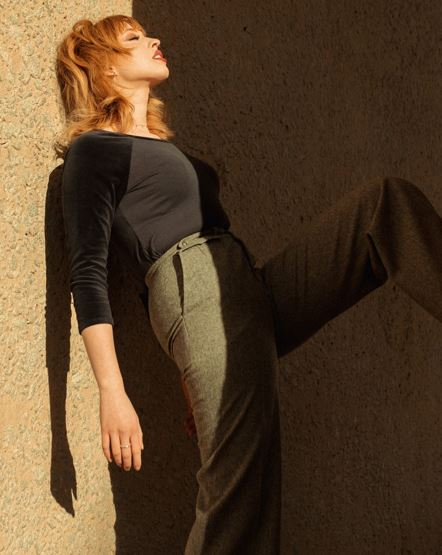
#> input picture images/image_01.JPG, 442 x 555 px, found by its file name
$ python test_image_01.py
#> lines starting #> are read from the running program, lines starting #| are printed output that depends on the picture; after the words box and inside, x2 and y2 are one past the last pixel; in counts of white or black regions, pixels touching at a corner belong together
#> in main, img is the input picture: shape (555, 442, 3); mean B, G, R 41.7, 65.1, 87.8
### application/vision_detection_service.py
import cv2
import numpy as np

class VisionDetectionService:
    def __init__(self) -> None:
        """
        Constructor for class VisionDetectionService
        """
        pass

    def analyze_frame_for_skin(self, frame: np.ndarray) -> np.ndarray:
        """
        Analyzes a frame in order to detect the human skin
        :param frame: The frame to analyze
        :return: The new frame with detected skin only
        """
        # Adding a border to detect the skin on the edge
        borderType = cv2.BORDER_CONSTANT
        top = int(0.006 * frame.shape[0])  # shape[0] = rows
#> top = 3
        bottom = top
#> bottom = 3
        left = int(0.002 * frame.shape[1])  # shape[1] = cols
#> left = 0
        right = left
#> right = 0
        border_color = (0, 0, 0)
        img = cv2.copyMakeBorder(frame, top, bottom, left, right, borderType, None, border_color)
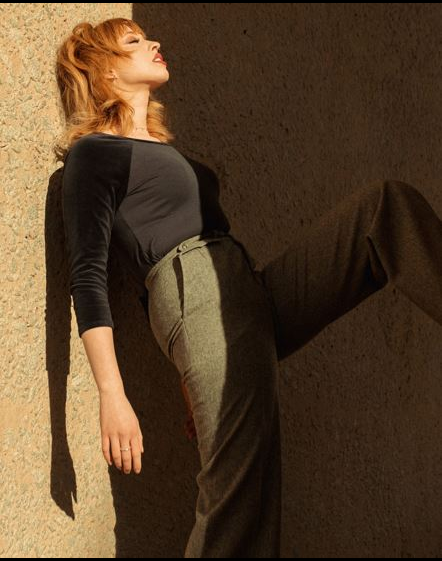
#> img: shape (561, 442, 3); mean B, G, R 41.2, 64.4, 86.8

        kernel = np.ones((3, 3), np.uint8)
        img = cv2.erode(img, kernel, iterations=1)
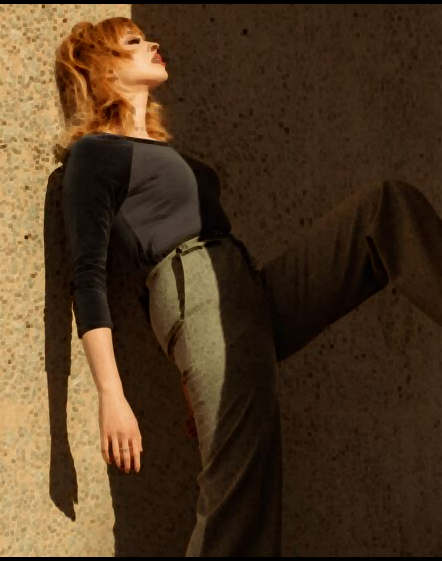
#> img: shape (561, 442, 3); mean B, G, R 33.1, 56, 78.1

        img_cie_lab = cv2.cvtColor(img, cv2.COLOR_BGR2Lab)
#> img_cie_lab: shape (561, 442, 3); mean of channels 0, 1, 2 61.9, 134.7, 144.5
        img_y_cr_cb = cv2.cvtColor(img, cv2.COLOR_BGR2YCR_CB)
#> img_y_cr_cb: shape (561, 442, 3); mean of channels 0, 1, 2 60, 141, 112.8
        img_hsv = cv2.cvtColor(img, cv2.COLOR_BGR2HSV_FULL)
#> img_hsv: shape (561, 442, 3); mean H, S, V 20.3, 164.4, 78.1
        img_yuv = cv2.cvtColor(img, cv2.COLOR_BGR2YUV)
#> img_yuv: shape (561, 442, 3); mean of channels 0, 1, 2 60, 114.9, 143.8

        # We only keep the pixels that respect certains criterias such as R > B, 77 <= Cb <= 133, 127 <= Cr <= 175
        # and many others that can be found on the README of the repo
        rows,cols,_ = img.shape
#> rows = 561; cols = 442
        for i in range(rows):
            for j in range(cols):
                U, V = img_yuv[i,j][1], img_yuv[i,j][2]
                B, G, R = img[i,j][0], img[i,j][1], img[i,j][2]
                S = img_hsv[i,j][1]
                Y, Cr, Cb = img_y_cr_cb[i,j][0], img_y_cr_cb[i,j][1], img_y_cr_cb[i,j][2]
                L, a, b = img_cie_lab[i,j][0], img_cie_lab[i,j][1], img_cie_lab[i,j][2]
                I = 0.596*R - 0.275*G - 0.322*B
                Q = 128 + (0.21153661 * R) + (-0.52273617 * G) + (0.31119955 * B)
                if not(121.5 < Q and 80 < Y < 242 and 77 <= Cb <= 133 and 127 <= Cr <= 175 and 26 < S < 178 and R > G and 136 < V < 200 and
                80 < U < 130 and R > B and abs(R - G) > 15 and 14 <= I <= 90 and 100 < L and 134 < a and 115 < b < 177):
                    img[i,j] = [0,0,0]
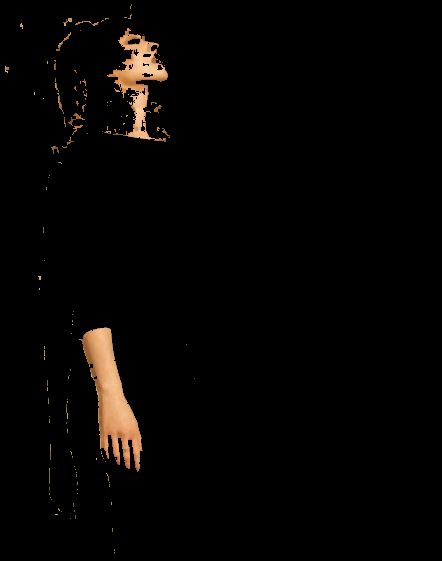
#> img: shape (561, 442, 3); mean B, G, R 3, 4.4, 6.2

        # We filter the image after smoothing it
        blurred_frame = cv2.GaussianBlur(img, (3, 3), 0)
        skin = cv2.inRange(blurred_frame, (20, 40, 95), (255, 255, 255))
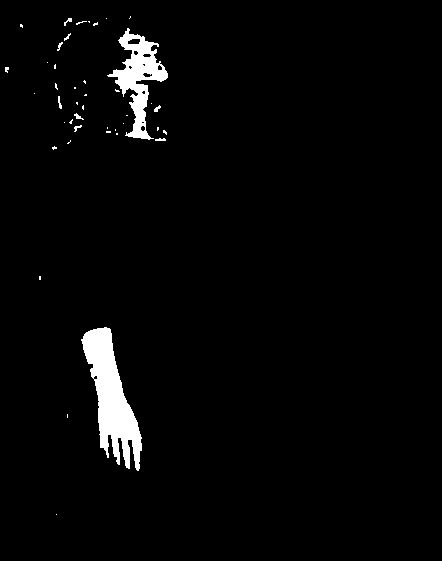
#> skin: shape (561, 442); 2.8% white; 43 white regions (33 under 20 px), largest, box (x1, y1, x2, y2) and area: (81, 327, 142, 471) 4027, (107, 28, 168, 140) 2422, (58, 96, 62, 109) 29

        # We treat the holes in the filtered frame
        kernel = np.ones((3, 3), np.uint8)
        opening = cv2.morphologyEx(skin, cv2.MORPH_OPEN, kernel)
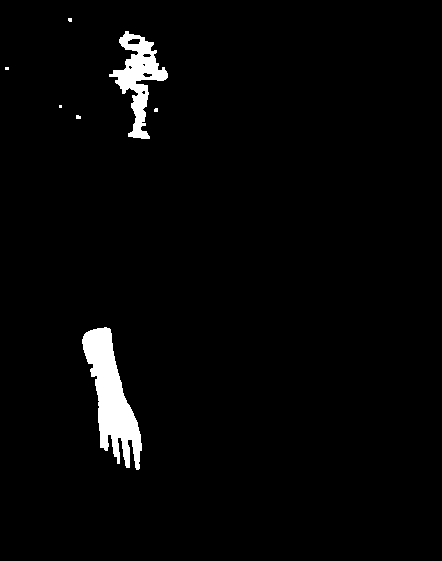
#> opening: shape (561, 442); 2.6% white; 7 white regions (5 under 20 px), largest, box (x1, y1, x2, y2) and area: (82, 327, 142, 470) 3993, (109, 31, 168, 139) 2322
        kernel = np.ones((4, 4), np.uint8)
        closing = cv2.morphologyEx(opening, cv2.MORPH_CLOSE, kernel)
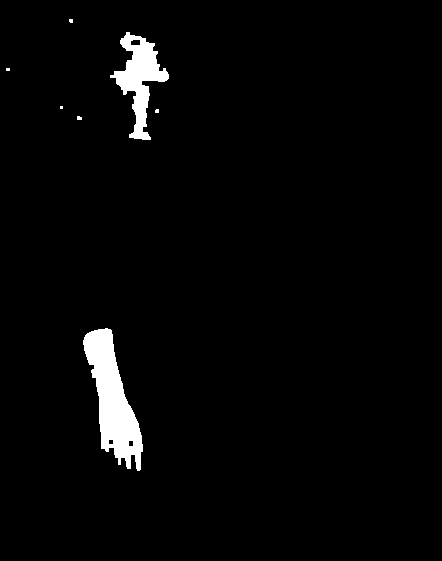
#> closing: shape (561, 442); 2.7% white; 7 white regions (5 under 20 px), largest, box (x1, y1, x2, y2) and area: (83, 328, 143, 471) 4117, (110, 32, 169, 140) 2472

        return closing


### test_image_01.py
import cv2
from application.vision_detection_service import VisionDetectionService


def main():
    img = cv2.imread("images\\image_01.jpg")

    # Detect the skin with the vision service
    vision_service = VisionDetectionService()
    detected_skin = vision_service.analyze_frame_for_skin(img)

    # Display the resulting frame
    cv2.imshow('frame', detected_skin)
    cv2.waitKey(0)


if __name__ == "__main__":
    main()

$ run again, with images/image_02.jpg copied over images/image_01.JPG
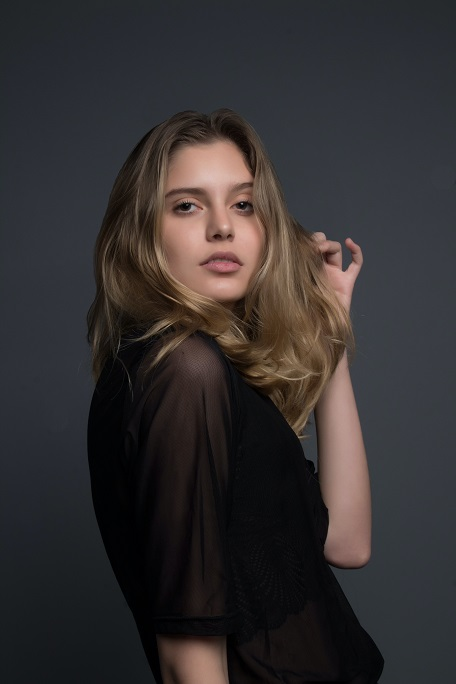
#> input picture images/image_02.jpg, 456 x 684 px, found by its file name
#> in main, img is the input picture: shape (684, 456, 3); mean B, G, R 48.5, 47.7, 51.4
#> img_cie_lab: shape (692, 456, 3); mean of channels 0, 1, 2 46.9, 129.8, 128
#> img_y_cr_cb: shape (692, 456, 3); mean of channels 0, 1, 2 45.2, 129.7, 127.8
#> img_hsv: shape (692, 456, 3); mean H, S, V 117.4, 67, 52.9
#> img_yuv: shape (692, 456, 3); mean of channels 0, 1, 2 45.2, 127.6, 129.8
#> in analyze_frame_for_skin, `skin = cv2.inRange(blurred_frame, (20, 40, 95), (255, 255, 255))`:
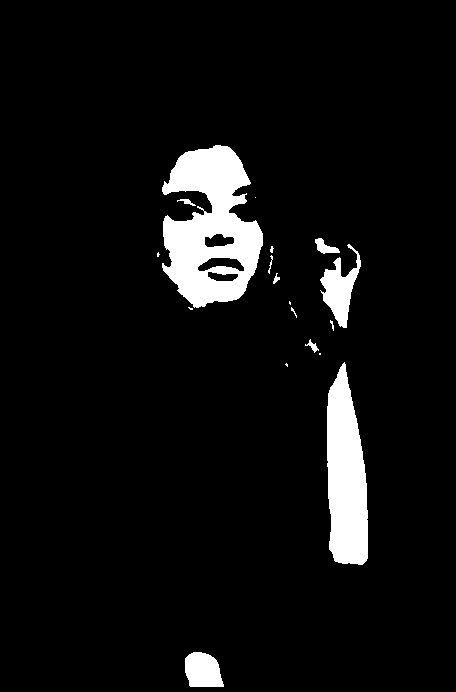
#> skin: shape (692, 456); 6.2% white; 18 white regions (8 under 20 px), largest, box (x1, y1, x2, y2) and area: (162, 145, 263, 308) 10164, (327, 362, 368, 565) 6293, (320, 244, 361, 328) 1478
#> opening: shape (692, 456); 6.1% white; 10 white regions (2 under 20 px), largest, box (x1, y1, x2, y2) and area: (162, 145, 263, 308) 10123, (327, 364, 368, 565) 6290, (321, 255, 361, 328) 1430
#> in analyze_frame_for_skin, `closing = cv2.morphologyEx(opening, cv2.MORPH_CLOSE, kernel)`:
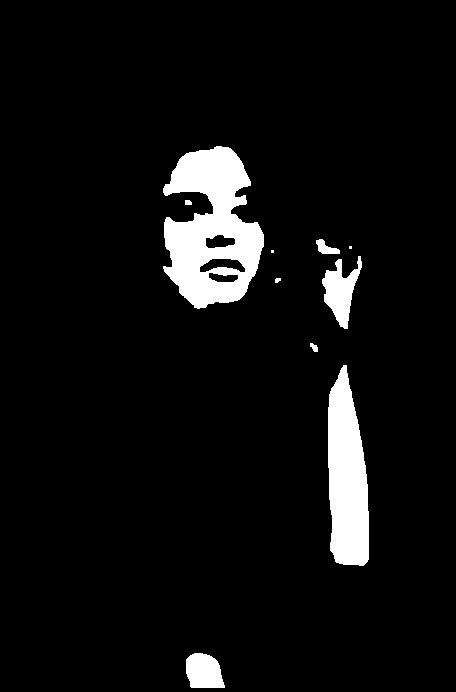
#> closing: shape (692, 456); 6.1% white; 10 white regions (2 under 20 px), largest, box (x1, y1, x2, y2) and area: (163, 146, 264, 309) 10149, (328, 365, 369, 566) 6295, (322, 256, 362, 329) 1433
